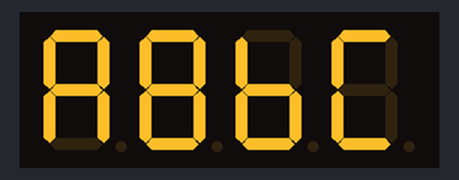
Bench run of a program on a simulated Raspberry Pi (BCM pin numbers). On the bench: 4-digit seven-segment display. Library files of the repository ran but are not shown: tm1637.py.

Above: at 0.1 s.
At 3.1 s:
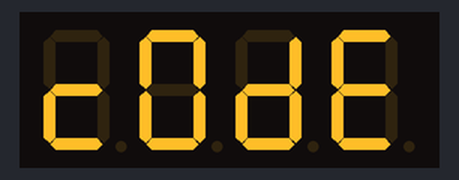
At 6.1 s:
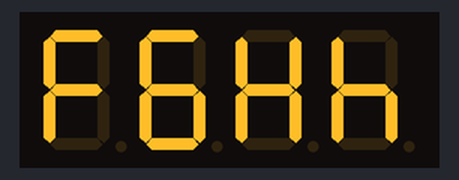
At 15.1 s:
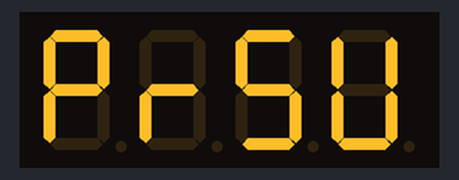
At 24.1 s:
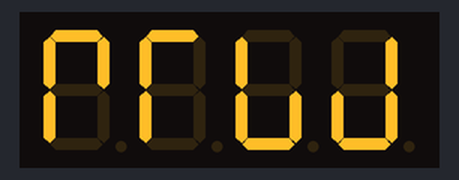
At 36.1 s:
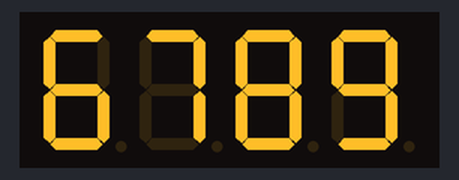

The program:

test.py
```python
import tm1637
import time

disp = tm1637.TM1637(3, 2)

disp.set_values(['A', 'B', 'b', 'C'])
time.sleep(3)

disp.set_values(['c', 'D', 'd', 'E'])
time.sleep(3)

disp.set_values(['F', 'G', 'H', 'h'])
time.sleep(3)

disp.set_values(['I', 'J', 'K', 'L'])
time.sleep(3)

disp.set_values(['l', 'n', 'O', 'o'])
time.sleep(3)

disp.set_values(['P', 'r', 'S', 'U'])
time.sleep(3)

disp.set_values(['Y', 'Z', ' ', ' '])
time.sleep(3)

disp.set_values(['T1', 'T2', 'W1', 'W2'])
time.sleep(3)

disp.set_value('M1', 0)
time.sleep(3)

disp.set_value('M2', 1)
time.sleep(3)

disp.set_values(range(4))
time.sleep(3)

disp.set_values(range(4, 8))
time.sleep(3)

disp.set_values(range(6, 10))
time.sleep(3)

x = True
for i in range(8):
    disp.set_doublepoint(x)
    disp.set_brightness(i)
    time.sleep(3)
    x = not x

disp.clear()

disp.cleanup()
```

Measured:
- what the display in image 1 shows lasts 3.0 s, from 3.0 s to 6.0 s
